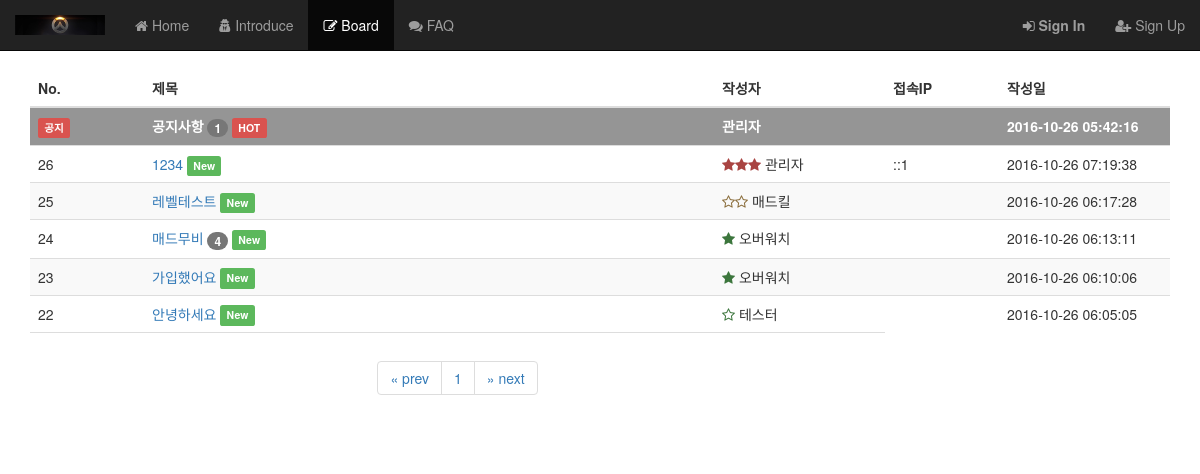
Screenshot of /board.php with the database file from the repository.
### tables this page shows
CREATE TABLE `board` (
  `id` int(11) NOT NULL,
  `user_id` int(11) NOT NULL,
  `title` varchar(100) NOT NULL,
  `content` varchar(1000) NOT NULL,
  `author` varchar(20) NOT NULL,
  `notice` int(1) NOT NULL DEFAULT '0',
  `ipaddress` varchar(20) NOT NULL,
  `timestamp` timestamp NOT NULL DEFAULT CURRENT_TIMESTAMP
);

CREATE TABLE `point` (
  `id` int(11) NOT NULL,
  `min` int(11) NOT NULL,
  `max` int(11) NOT NULL,
  `icon` varchar(200) NOT NULL
);

### session.php (called while the page is built, shortened)
<?php
  $is_logged = (isset($_SESSION['is_logged'])) ? $_SESSION['is_logged'] : false;
?>

### board.php (the view, shortened to what this page needs)
<?php
  include './database.php';
  include './session.php';
  $limit = 20;
  $offset = (isset($_GET['offset'])) ? $_GET['offset'] : 0;
  $stmt = $conn->prepare('SELECT * FROM board WHERE notice=1 ORDER BY id DESC');
  $stmt->execute();
  $notice_list = $stmt->fetchAll();
  $stmt = $conn->prepare('SELECT * FROM board WHERE notice=0 ORDER BY id DESC LIMIT '.$offset.','.$limit);
  $stmt->execute();
  $list = $stmt->fetchAll();
  $stmt = $conn->prepare('SELECT * FROM board WHERE notice=0');
  $stmt->execute();
  $list_count = $stmt->fetchAll();
  $total_count = count($list_count);
  $total_page_count = ceil($total_count / $limit);
  $now = date('Y-m-d H:i:s', time() + 32400);
?>
<?php include './header.php'; ?>
<section class="container">
  <table class="table table-striped table-hover">
    <thead>
      <tr>
        <th width="10%">No.</th>
        <th width="50%">제목</th>
        <th width="15%">작성자</th>
        <th width="10%">접속IP</th>
        <th width="15%">작성일</th>
      </tr>
    </thead>
    <tbody>
      <?php foreach($notice_list as $item) : ?>
      <tr class="notice_bg">
        <td><span class="label label-danger label-lg">공지</span></td>
        <td>
          <a href="./board_detail.php?id=<?php echo $item['id'] ?>"><?php echo $item['title'] ?></a>
          <?php
            $stmt = $conn->prepare('SELECT * FROM reply WHERE board_id='.$item['id']);
            $stmt->execute();
            $reply_count = $stmt->fetchAll();
          ?>
          <?php if (count($reply_count) > 0) : ?>
            <span class="badge"><?php echo count($reply_count)?></span>
          <?php endif; ?>
          <?php if ((strtotime($now)-strtotime($item['timestamp'])) < 86400) : ?>
            <span class="label label-danger">HOT</span>
          <?php endif; ?>
        </td>
        <td><?php echo $item['author'] ?></td>
        <td><?php echo $item['ipaddress'] ?></td>
        <td><?php echo $item['timestamp'] ?></td>
      </tr>
      <?php endforeach; ?>
      <?php if (count($list) > 0) : ?>
        <?php foreach($list as $item) : ?>
        <tr>
          <td><?php echo $item['id'] ?></td>
          <td>
            <a href="./board_detail.php?id=<?php echo $item['id'] ?>"><?php echo $item['title'] ?></a>
            <?php
              $stmt = $conn->prepare('SELECT * FROM reply WHERE board_id='.$item['id']);
              $stmt->execute();
              $reply_count = $stmt->fetchAll();
            ?>
            <?php if (count($reply_count) > 0) : ?>
              <span class="badge"><?php echo count($reply_count)?></span>
            <?php endif; ?>
            <?php if ((strtotime($now)-strtotime($item['timestamp'])) < 86400) { ?>
              <span class="label label-success">New</span>
            <?php } ?>
          </td>
          <td>
            <?php
              $sql = 'SELECT * FROM user WHERE id="'.$item['user_id'].'"';
              $stmt = $conn->prepare($sql);
              $stmt->execute();
              $author_info = $stmt->fetchAll();
              $sql = 'SELECT * FROM point WHERE min<="'.$author_info[0]['point'].'" AND max>="'.$author_info[0]['point'].'"';
              $stmt = $conn->prepare($sql);
              $stmt->execute();
              $point_icon = $stmt->fetchAll();
              echo (count($point_icon) > 0) ? $point_icon[0]['icon'] : '';
            ?>
            <?php echo $item['author'] ?>
          </td>
          <td><?php echo $item['ipaddress'] ?></td>
          <td><?php echo $item['timestamp'] ?></td>
        </tr>
        <?php endforeach; ?>
      <?php endif; ?>
    </tbody>
    <tfoot>
      <tr>
        <td colspan="3" class="text-center">
          <nav aria-label="Page navigation">
            <ul class="pagination">
              <li>
                <a href="#" aria-label="Previous">
                  <span aria-hidden="true">&laquo; prev</span>
                </a>
              </li>
              <?php for($i = 1; $i <= $total_page_count; $i++) :?>
              <li><a href="./board.php?offset=<?php echo $limit*($i-1)?>"><?php echo $offset + $i ?></a></li>
              <?php endfor; ?>
              <li>
                <a href="#" aria-label="Next">
                  <span aria-hidden="true">&raquo; next</span>
                </a>
              </li>
            </ul>
          </nav>
        </td>
      </tr>
    </tfoot>
  </table>
</section>
<?php include './footer.php'; ?>

### header.php (shortened to what this page needs)
<?php
  include './database.php';
  $request = $_SERVER['REQUEST_URI'];
  $path = explode('?', $request);
?>
<!DOCTYPE html>
<html lang="ko">
  <head>
    <link href="./lib/bootstrap/css/bootstrap.min.css" rel="stylesheet">
    <link rel="stylesheet" href="./css/style.css">
    <link rel="stylesheet" href="./lib/font-awesome/css/font-awesome.min.css">
  </head>
  <body>
    <nav class="navbar navbar-inverse navbar-fixed-top">
      <div class="container-fluid">
        <div class="navbar-header">
          <a class="navbar-brand" href="/">
            <img src="./img/brand.jpg" alt="brand logo" style="width:90px;"/>
          </a>
        </div>
        <div class="collapse navbar-collapse" id="bs-example-navbar-collapse-1">
          <ul class="nav navbar-nav">
            <li class="<?php echo ($path[0] == '/') ? 'active' : ''; ?>"><a href="/"><i class="fa fa-home" aria-hidden="true"></i> Home <span class="sr-only">(current)</span></a></li>
            <li class="<?php echo ($path[0] == '/introduce.php') ? 'active' : '' ?>"><a href="./introduce.php"><i class="fa fa-user-secret" aria-hidden="true"></i> Introduce</a></li>
            <li class="<?php echo ($path[0] == '/board.php') ? 'active' : '' ?>"><a href="./board.php"><i class="fa fa-pencil-square-o" aria-hidden="true"></i> Board</a></li>
            <li class="<?php echo ($path[0] == '/faq.php') ? 'active' : '' ?>"><a href="./faq.php"><i class="fa fa-comments" aria-hidden="true"></i> FAQ</a></li>
          </ul>
          <ul class="nav navbar-nav navbar-right">
            <?php if ($is_logged) : ?>
              <?php if ($_SESSION['role'] == 0) : ?>
              <li>
                <a href="#">
                  <span class="label label-danger">관리자 </span>
                  <?php
                    $sql = 'SELECT * FROM point WHERE min<="'.$_SESSION['point'].'" AND max>="'.$_SESSION['point'].'"';
                    $stmt = $conn->prepare($sql);
                    $stmt->execute();
                    $point_icon = $stmt->fetchAll();
                    echo (count($point_icon) > 0) ? $point_icon[0]['icon'] : '';
                  ?>
                  <?php echo $_SESSION['user_id'] ?>
                </a>
              </li>
              <?php else : ?>
              <li>
                <a href="#">
                  <span class="label label-info">일반 </span>
                  <?php
                    $sql = 'SELECT * FROM point WHERE min<="'.$_SESSION['point'].'" AND max>="'.$_SESSION['point'].'"';
                    $stmt = $conn->prepare($sql);
                    $stmt->execute();
                    $point_icon = $stmt->fetchAll();
                    echo (count($point_icon) > 0) ? $point_icon[0]['icon'] : '';
                  ?>
                  <?php echo $_SESSION['user_id'] ?>
                </a>
              </li>
              <?php endif; ?>
              <li><a href="./logout.php"><i class="fa fa-sign-out"></i> Logout</a></li>
            <?php else : ?>
            <li><a href="./login_view.php"><i class="fa fa-sign-in"></i> Sign In</a></li>
            <li><a href="./signup.php"><i class="fa fa-user-plus"></i> Sign Up</a></li>
            <?php endif; ?>
          </ul>
        </div>
      </div>
    </nav>

### footer.php (shortened to what this page needs)
  </body>
</html>

### css/style.css (style rules this page uses)
body { padding-top: 70px; }
img { width: 100%; }
tfoot tr td { vertical-align: middle !important; }
.notice_bg { background-color: #959595 !important; color: #FFFFFF; font-weight: bold; }
.notice_bg a { color: #FFFFFF; }
.navbar-right li:first-child a { font-weight: bold; }

### rows the page displays
board: title "공지사항", count($reply_count) "1", shows "HOT", author "관리자", timestamp "2016-10-26 05:42:16"
board: id "26", title "1234", shows "New", author "관리자", ipaddress "::1", timestamp "2016-10-26 07:19:38"
board: id "25", title "레벨테스트", shows "New", author "매드킬", timestamp "2016-10-26 06:17:28"
board: id "24", title "매드무비", count($reply_count) "4", shows "New", author "오버워치", timestamp "2016-10-26 06:13:11"
board: id "23", title "가입했어요", shows "New", author "오버워치", timestamp "2016-10-26 06:10:06"
board: id "22", title "안녕하세요", shows "New", author "테스터", timestamp "2016-10-26 06:05:05"

### other values shown
$offset + $i "1"
